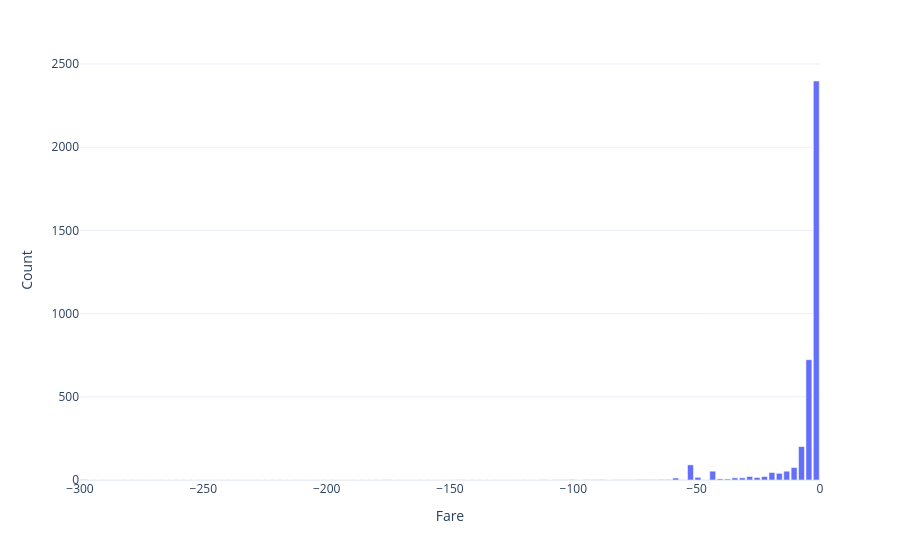

The notebook cell saved with this chart:
### Code cell
mask = pc.less_equal(col_fare, 0)
hist(col_fare.filter(mask), "Fare", bins=100)

### Figure 1 — Plotly figure (JSON) as saved in the notebook; plotly's stock layout.template omitted (floating-point values rounded to 4 significant figures)
{"data": [{"hovertemplate": "Fare=%{x}<br>Count=%{y}<extra></extra>", "legendgroup": "", "marker": {"color": "#636efa", "pattern": {"shape": ""}}, "name": "", "orientation": "v", "showlegend": false, "textposition": "auto", "type": "bar", "x": [-298.5, -295.5, -292.5, -289.5, -286.5, -283.5, -280.5, -277.5, -274.5, -271.5, -268.5, -265.5, -262.5, -259.5, -256.5, -253.5, -250.5, -247.5, -244.5, -241.5, -238.5, -235.5, -232.5, -229.5, -226.5, -223.5, -220.5, -217.5, -214.5, -211.5, -208.5, -205.5, -202.5, -199.5, -196.5, -193.5, -190.5, -187.5, -184.5, -181.5, -178.5, -175.5, -172.5, -169.5, -166.5, -163.5, -160.5, -157.5, -154.5, -151.5, -148.5, -145.5, -142.5, -139.5, -136.5, -133.5, -130.5, -127.5, -124.5, -121.5, -118.5, -115.5, -112.5, -109.5, -106.5, -103.5, -100.5, -97.5, -94.5, -91.5, -88.5, -85.5, -82.5, -79.5, -76.5, -73.5, -70.5, -67.5, -64.5, -61.5, -58.5, -55.5, -52.5, -49.5, -46.5, -43.5, -40.5, -37.5, -34.5, -31.5, -28.5, -25.5, -22.5, -19.5, -16.5, -13.5, -10.5, -7.5, -4.5, -1.5], "xaxis": "x", "y": [2, 0, 0, 0, 0, 0, 0, 0, 0, 0, 0, 0, 0, 0, 0, 0, 0, 0, 0, 0, 0, 0, 0, 0, 0, 0, 0, 0, 0, 0, 0, 0, 0, 0, 0, 0, 0, 0, 0, 0, 0, 1, 0, 0, 0, 0, 0, 0, 0, 0, 0, 1, 0, 0, 0, 0, 0, 0, 0, 0, 0, 0, 1, 0, 1, 1, 3, 0, 2, 1, 2, 0, 1, 1, 1, 2, 2, 2, 3, 3, 12, 1, 91, 16, 0, 53, 7, 6, 13, 13, 21, 15, 21, 45, 40, 53, 75, 201, 723, 2398], "yaxis": "y"}], "layout": {"barmode": "relative", "legend": {"tracegroupgap": 0}, "margin": {"t": 60}, "xaxis": {"anchor": "y", "domain": [0, 1], "title": {"text": "Fare"}}, "yaxis": {"anchor": "x", "domain": [0, 1], "title": {"text": "Count"}}}}
